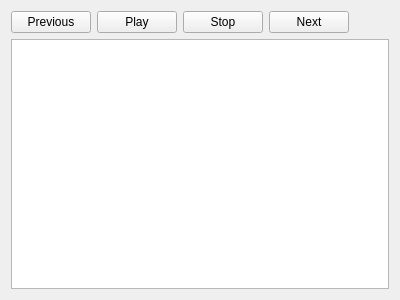
<?xml version="1.0" encoding="UTF-8"?>
<ui version="4.0">
 <class>Player</class>
 <widget class="QWidget" name="Player">
  <property name="geometry">
   <rect>
    <x>0</x>
    <y>0</y>
    <width>400</width>
    <height>300</height>
   </rect>
  </property>
  <property name="windowTitle">
   <string>Form</string>
  </property>
  <layout class="QVBoxLayout" name="verticalLayout">
   <item>
    <layout class="QHBoxLayout" name="horizontalLayout">
     <item>
      <widget class="QPushButton" name="previous">
       <property name="text">
        <string>Previous</string>
       </property>
      </widget>
     </item>
     <item>
      <widget class="QPushButton" name="playOrPause">
       <property name="text">
        <string>Play</string>
       </property>
      </widget>
     </item>
     <item>
      <widget class="QPushButton" name="stop">
       <property name="text">
        <string>Stop</string>
       </property>
      </widget>
     </item>
     <item>
      <widget class="QPushButton" name="next">
       <property name="text">
        <string>Next</string>
       </property>
      </widget>
     </item>
     <item>
      <widget class="Phonon::SeekSlider" name="seeker" native="true">
       <property name="iconVisible" stdset="0">
        <bool>true</bool>
       </property>
      </widget>
     </item>
     <item>
      <widget class="Phonon::VolumeSlider" name="volume" native="true"/>
     </item>
    </layout>
   </item>
   <item>
    <widget class="khopper::widget::PlayListView" name="playListView">
     <property name="acceptDrops">
      <bool>true</bool>
     </property>
     <property name="editTriggers">
      <set>QAbstractItemView::NoEditTriggers</set>
     </property>
     <property name="tabKeyNavigation">
      <bool>true</bool>
     </property>
     <property name="dragDropOverwriteMode">
      <bool>true</bool>
     </property>
     <property name="selectionMode">
      <enum>QAbstractItemView::ExtendedSelection</enum>
     </property>
     <property name="verticalScrollMode">
      <enum>QAbstractItemView::ScrollPerPixel</enum>
     </property>
     <property name="rootIsDecorated">
      <bool>false</bool>
     </property>
    </widget>
   </item>
  </layout>
 </widget>
 <customwidgets>
  <customwidget>
   <class>Phonon::SeekSlider</class>
   <extends>QWidget</extends>
   <header>phonon/seekslider.h</header>
  </customwidget>
  <customwidget>
   <class>Phonon::VolumeSlider</class>
   <extends>QWidget</extends>
   <header>phonon/volumeslider.h</header>
   <container>1</container>
  </customwidget>
  <customwidget>
   <class>khopper::widget::PlayListView</class>
   <extends>QTreeView</extends>
   <header>playlistview.hpp</header>
  </customwidget>
 </customwidgets>
 <resources/>
 <connections/>
</ui>
